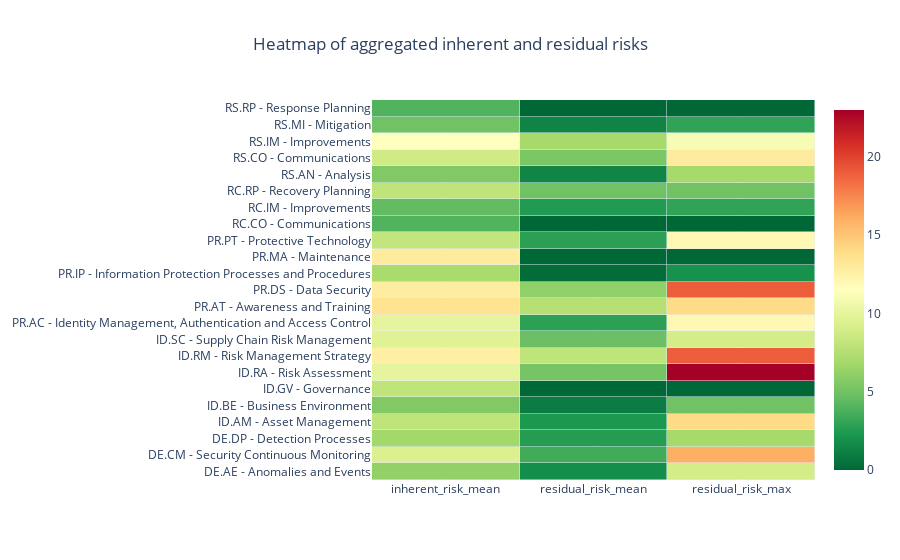

Notebook cell for this chart:
### Code cell
heatmap = framework.groupby(['cat_id'])[['inherent_risk', 'mitigated_risk','residual_risk']].agg(['mean', 'max'])
heatmap.columns = ['_'.join(tups) for tups in heatmap.columns]
heatmap = heatmap.reset_index()
heatmap['cat_id'] = heatmap['cat_id'].apply(lambda x: ' - '.join([x, category_dict[x]]))
heatmap = heatmap.set_index('cat_id')
view = ['inherent_risk_mean', 'residual_risk_mean', 'residual_risk_max']
fig = go.Figure(data=go.Heatmap(
                x = view,
                y = heatmap.index,
                z = heatmap[view],
                type = 'heatmap',
                xgap = .5,
                ygap = .5,
                colorscale = 'RdYlGn_r'))
fig.update_layout(title_text='Heatmap of aggregated inherent and residual risks', title_x=0.5)
fig.show()

### Figure 1 — Plotly figure (JSON) as saved in the notebook; plotly's stock layout.template omitted (floating-point values rounded to 4 significant figures)
{"data": [{"colorscale": [[0, "rgb(0,104,55)"], [0.1, "rgb(26,152,80)"], [0.2, "rgb(102,189,99)"], [0.3, "rgb(166,217,106)"], [0.4, "rgb(217,239,139)"], [0.5, "rgb(255,255,191)"], [0.6, "rgb(254,224,139)"], [0.7, "rgb(253,174,97)"], [0.8, "rgb(244,109,67)"], [0.9, "rgb(215,48,39)"], [1, "rgb(165,0,38)"]], "type": "heatmap", "x": ["inherent_risk_mean", "residual_risk_mean", "residual_risk_max"], "xgap": 0.5, "y": ["DE.AE - Anomalies and Events", "DE.CM - Security Continuous Monitoring", "DE.DP - Detection Processes", "ID.AM - Asset Management", "ID.BE - Business Environment", "ID.GV - Governance", "ID.RA - Risk Assessment", "ID.RM - Risk Management Strategy", "ID.SC - Supply Chain Risk Management", "PR.AC - Identity Management, Authentication and Access Control", "PR.AT - Awareness and Training", "PR.DS - Data Security", "PR.IP - Information Protection Processes and Procedures", "PR.MA - Maintenance", "PR.PT - Protective Technology", "RC.CO - Communications", "RC.IM - Improvements", "RC.RP - Recovery Planning", "RS.AN - Analysis", "RS.CO - Communications", "RS.IM - Improvements", "RS.MI - Mitigation", "RS.RP - Response Planning"], "ygap": 0.5, "z": [[6.2, 1.8, 9], [9.375, 3.5, 16], [6.8, 2.6, 7], [8, 2.333, 14], [5.6, 1, 5], [8, 0, 0], [10, 5.167, 23], [12.67, 8, 19], [9.6, 4.8, 9], [10, 2.857, 12], [13.6, 7.6, 14], [12.88, 6.125, 19], [7.083, 0.25, 2], [13, 0, 0], [8.2, 2.8, 12], [4, 0, 0], [4.5, 2.5, 3], [8, 5, 5], [5.6, 1.4, 7], [8.8, 5.4, 13], [11.5, 7, 11], [5, 1.333, 3], [4, 0, 0]]}], "layout": {"title": {"text": "Heatmap of aggregated inherent and residual risks", "x": 0.5}}}
